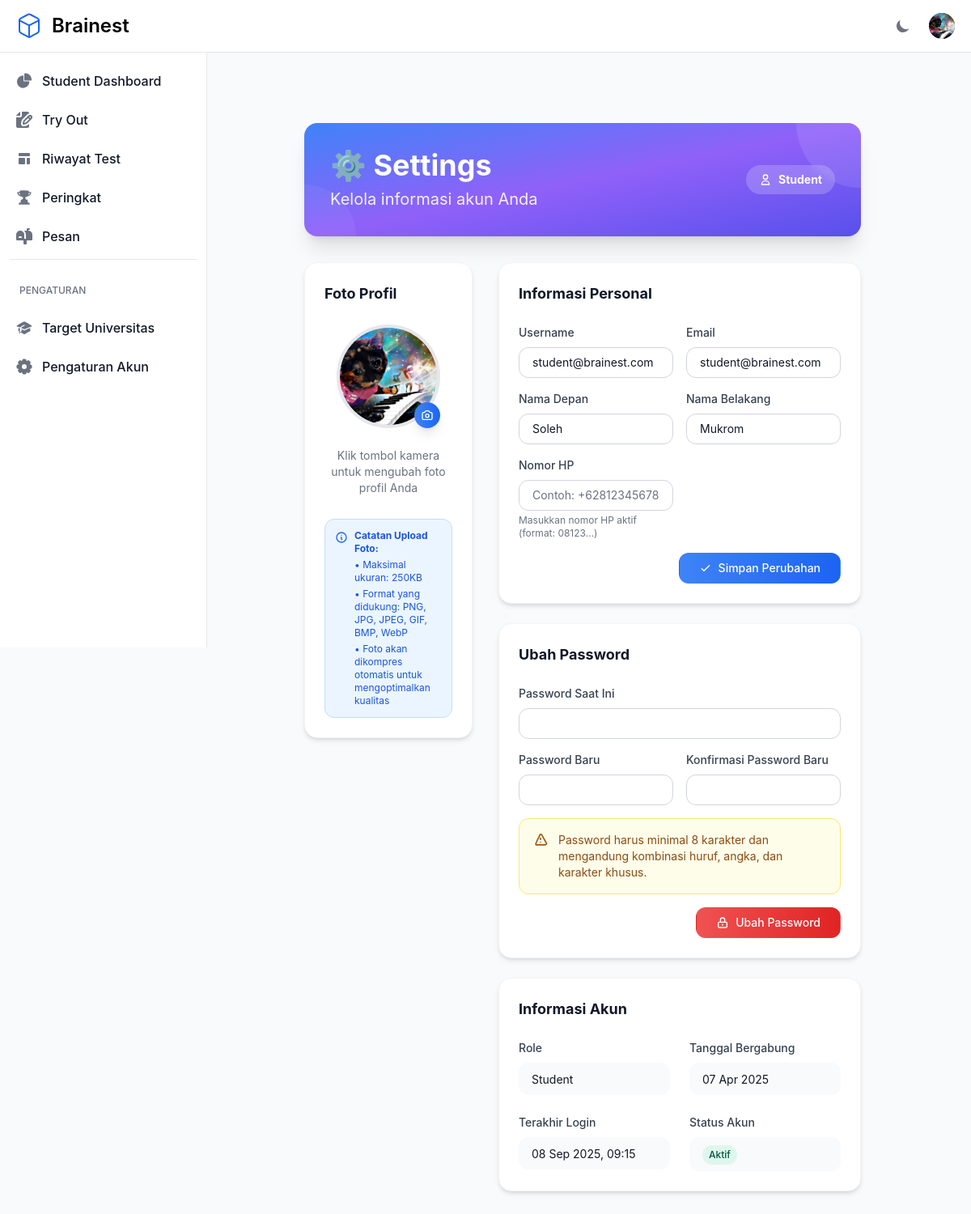
/settings/ (signed in), run on an earlier commit of the app's database.
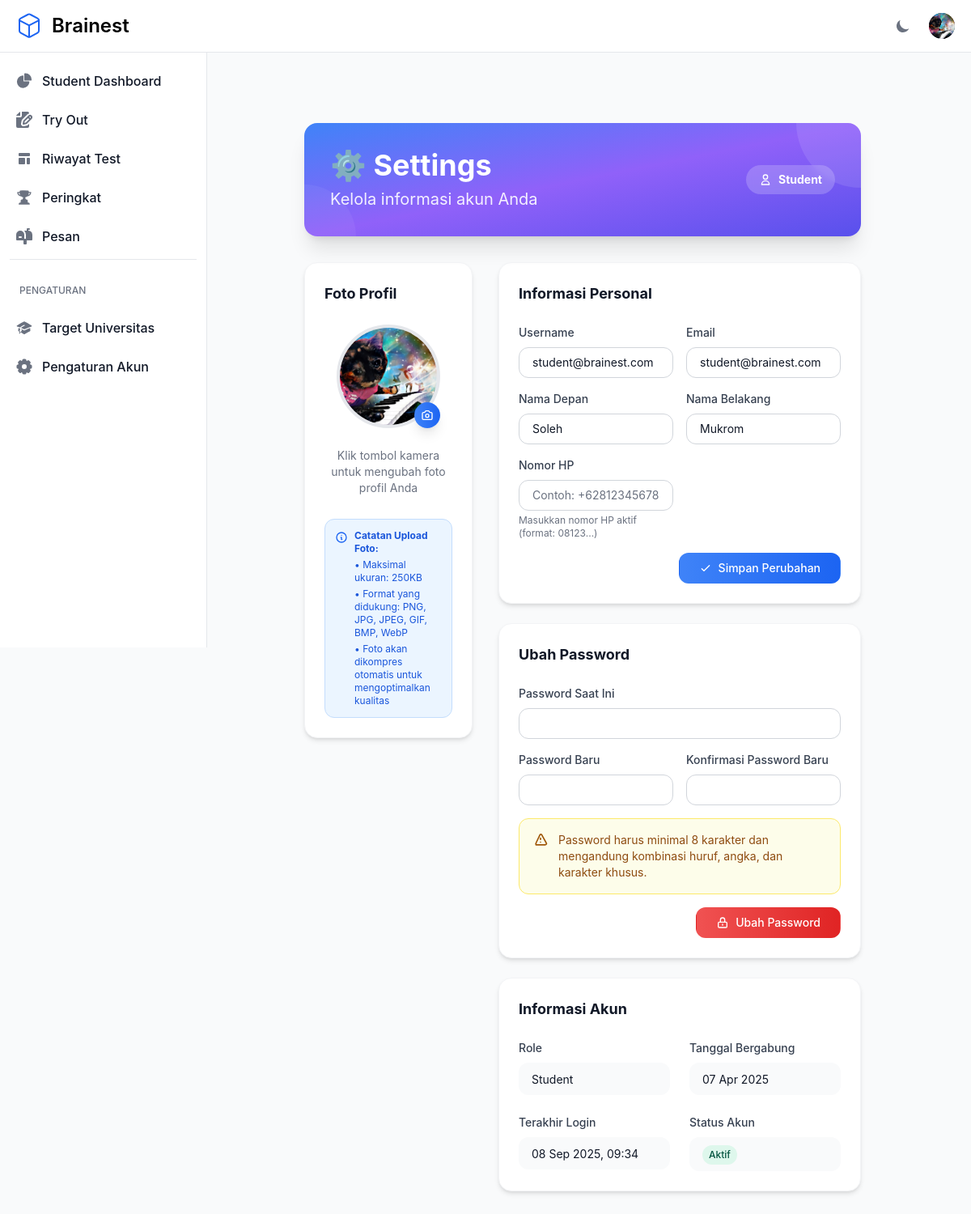
And on a later commit of the database.
### otosapp/models.py (models this page shows, shortened)
class User(AbstractUser):
    email = models.EmailField(unique=True)
    phone_number = models.CharField(max_length=20, null=True, blank=True, verbose_name='Phone Number')
    USERNAME_FIELD = 'email'
    REQUIRED_FIELDS = ['username']
    role = models.ForeignKey('Role', on_delete=models.SET_NULL, null=True)
    profile_picture = models.ImageField(upload_to='profile_pictures/', null=True, blank=True)
    groups = models.ManyToManyField(
        Group,
        related_name="custom_user_set",  # Add a custom related name here
        blank=True,
        help_text="The groups this user belongs to.",
        verbose_name="groups"
    )
    user_permissions = models.ManyToManyField(
        Permission,
        related_name="custom_user_permissions",  # Add a custom related name here
        blank=True,
        help_text="Specific permissions for this user.",
        verbose_name="user permissions"
    )
    def is_admin(self):
        return self.role and self.role.role_name == 'Admin'

class Role(models.Model):
    role_name = models.CharField(max_length=200, unique=True)

### otosapp/views.py (the view, shortened to what this page needs)
# urls.py: path('settings/', views.settings_view, name='settings'),
@login_required
def settings_view(request):
    from .forms import UserProfileForm, ProfilePictureForm, CustomPasswordChangeForm
    from django.contrib.auth import update_session_auth_hash
    context = {
        'user': request.user,
    }
    return render(request, 'settings.html', context)

### otosapp/context_processors.py (called while the page is built)
def sidebar_context(request):
    context = {}
    if request.user.is_authenticated and (request.user.is_superuser or request.user.is_admin()):
        pending_payments_count = PaymentProof.objects.filter(status='pending').count()
        context['pending_payments_count'] = pending_payments_count
    return context

### otosapp/templates/settings.html (shortened to what the changed rows need)
{% extends 'base.html' %}
{% block content %}
<div class="max-w-4xl mx-auto px-4 sm:px-6 lg:px-8 mt-8">
    <div class="bg-gradient-to-br from-blue-500 via-purple-500 to-indigo-600 rounded-2xl shadow-xl p-8 mb-8 text-white relative overflow-hidden">
        <div class="relative z-10">
            <div class="flex flex-col md:flex-row md:items-center md:justify-between">
                <div>
                    <h1 class="text-3xl md:text-4xl font-bold mb-2">⚙️ Settings</h1>
                </div>
                <div class="mt-4 md:mt-0">
                    <div class="inline-flex items-center px-4 py-2 rounded-full text-sm font-bold bg-white/20 backdrop-blur-sm">
                        <svg class="w-4 h-4 mr-2" fill="none" stroke="currentColor" stroke-width="2" viewBox="0 0 24 24">
                            <path stroke-linecap="round" stroke-linejoin="round" d="M16 7a4 4 0 11-8 0 4 4 0 018 0zM12 14a7 7 0 00-7 7h14a7 7 0 00-7-7z"></path>
                        </svg>
                        {{ user.role.role_name }}
                    </div>
                </div>
            </div>
        </div>
    </div>
    <div class="grid grid-cols-1 lg:grid-cols-3 gap-8">
        <div class="lg:col-span-1">
            <div class="bg-white dark:bg-gray-800 rounded-2xl shadow-md p-6 border border-gray-100 dark:border-gray-700">
                <div class="flex flex-col items-center">
                    <div class="relative mb-6">
                        {% if user.profile_picture %}
                            <img src="{{ user.profile_picture.url }}" alt="Profile Picture" class="w-32 h-32 rounded-full object-cover border-4 border-gray-200 dark:border-gray-600">
                        {% endif %}
                        <button type="button" onclick="document.getElementById('profile-picture-input').click()" class="absolute bottom-0 right-0 bg-gradient-to-r from-blue-500 to-blue-600 text-white p-2 rounded-full hover:from-blue-600 hover:to-blue-700 transition-all duration-200 shadow-lg">
                        </button>
                    </div>
                </div>
            </div>
        </div>
        <div class="lg:col-span-2 space-y-6">
            <div class="bg-white dark:bg-gray-800 rounded-2xl shadow-md p-6 border border-gray-100 dark:border-gray-700">
                <form method="post" id="profileForm" class="space-y-4">
                    <div class="grid grid-cols-1 md:grid-cols-2 gap-4">
                        <div>
                            <label for="username" class="block text-sm font-medium text-gray-700 dark:text-gray-300 mb-2">Username</label>
                            <input type="text"
                                   id="username"
                                   name="username"
                                   value="{{ user.username }}"
                                   class="w-full px-4 py-2 border border-gray-300 dark:border-gray-600 rounded-xl text-sm focus:ring-2 focus:ring-blue-500 focus:border-transparent bg-white dark:bg-gray-700 text-gray-900 dark:text-white">
                        </div>
                        <div>
                            <label for="email" class="block text-sm font-medium text-gray-700 dark:text-gray-300 mb-2">Email</label>
                            <input type="email"
                                   id="email"
                                   name="email"
                                   value="{{ user.email }}"
                                   class="w-full px-4 py-2 border border-gray-300 dark:border-gray-600 rounded-xl text-sm focus:ring-2 focus:ring-blue-500 focus:border-transparent bg-white dark:bg-gray-700 text-gray-900 dark:text-white">
                        </div>
                    </div>
                    <div class="grid grid-cols-1 md:grid-cols-2 gap-4">
                        <div>
                            <label for="first_name" class="block text-sm font-medium text-gray-700 dark:text-gray-300 mb-2">Nama Depan</label>
                            <input type="text"
                                   id="first_name"
                                   name="first_name"
                                   value="{{ user.first_name }}"
                                   class="w-full px-4 py-2 border border-gray-300 dark:border-gray-600 rounded-xl text-sm focus:ring-2 focus:ring-blue-500 focus:border-transparent bg-white dark:bg-gray-700 text-gray-900 dark:text-white">
                        </div>
                        <div>
                            <label for="last_name" class="block text-sm font-medium text-gray-700 dark:text-gray-300 mb-2">Nama Belakang</label>
                            <input type="text"
                                   id="last_name"
                                   name="last_name"
                                   value="{{ user.last_name }}"
                                   class="w-full px-4 py-2 border border-gray-300 dark:border-gray-600 rounded-xl text-sm focus:ring-2 focus:ring-blue-500 focus:border-transparent bg-white dark:bg-gray-700 text-gray-900 dark:text-white">
                        </div>
                    </div>
                    <div class="grid grid-cols-1 md:grid-cols-2 gap-4">
                        <div>
                            <label for="phone_number" class="block text-sm font-medium text-gray-700 dark:text-gray-300 mb-2 {% if user.phone_number %}{% else %}text-gray-700 dark:text-gray-300{% endif %} mb-2">Nomor HP</label>
                            <input type="text"
                                   id="phone_number"
                                   name="phone_number"
                                   value="{{ user.phone_number|default:'' }}"
                                   placeholder="Contoh: +628123456789"
                                   class="w-full px-4 py-2 border border-gray-300 dark:border-gray-600 rounded-xl text-sm focus:ring-2 focus:ring-blue-500 focus:border-transparent bg-white dark:bg-gray-700 text-gray-900 dark:text-white">
                            <p class="mt-1 text-xs text-gray-500 dark:text-gray-400">Masukkan nomor HP aktif (format: 08123...)</p>
                        </div>
                    </div>
                </form>
            </div>
            <div class="bg-white dark:bg-gray-800 rounded-2xl shadow-md p-6 border border-gray-100 dark:border-gray-700">
                <div class="grid grid-cols-1 md:grid-cols-2 gap-6">
                    <div>
                        <div class="px-4 py-2 bg-gray-50 dark:bg-gray-700 rounded-xl">
                            <span class="text-sm text-gray-900 dark:text-white">{{ user.role.role_name }}</span>
                        </div>
                    </div>
                    <div>
                        <div class="px-4 py-2 bg-gray-50 dark:bg-gray-700 rounded-xl">
                            <span class="text-sm text-gray-900 dark:text-white">{{ user.date_joined|date:"d M Y" }}</span>
                        </div>
                    </div>
                    <div>
                        <div class="px-4 py-2 bg-gray-50 dark:bg-gray-700 rounded-xl">
                            <span class="text-sm text-gray-900 dark:text-white">
                                {% if user.last_login %}
                                    {{ user.last_login|date:"d M Y, H:i" }}
                                {% else %}
                                    Belum pernah login
                                {% endif %}
                            </span>
                        </div>
                    </div>
                </div>
            </div>
        </div>
    </div>
</div>
{% endblock %}

### otosapp/templates/base.html (shortened to what this page needs)
{% load static %}
<!DOCTYPE html>
<html lang="en">
<head>
    <link rel="stylesheet" href="{% static 'src/output.css' %}">>
</head>
<body class="min-h-screen bg-gray-50 dark:bg-gray-900">
    <nav class="fixed top-0 z-50 w-full bg-white border-b border-gray-200 dark:bg-gray-800 dark:border-gray-700">
        <div class="px-3 py-3 lg:px-5 lg:pl-3">
          <div class="flex items-center justify-between">
            <div class="flex items-center justify-start rtl:justify-end">
              <a href="{% url 'home' %}" class="flex ms-2 md:me-24 items-center">
                <span class="self-center text-xl font-semibold sm:text-2xl whitespace-nowrap dark:text-white">Brainest</span>
              </a>
            </div>
            <div class="flex items-center">
               <button id="theme-toggle" type="button" class="text-gray-500 dark:text-gray-400 hover:bg-gray-100 dark:hover:bg-gray-700 focus:outline-none focus:ring-4 focus:ring-gray-200 dark:focus:ring-gray-700 rounded-lg text-sm p-2.5">
                  <svg id="theme-toggle-dark-icon" class="hidden w-5 h-5" fill="currentColor" viewBox="0 0 20 20" xmlns="http://www.w3.org/2000/svg"><path d="M17.293 13.293A8 8 0 016.707 2.707a8.001 8.001 0 1010.586 10.586z"></path></svg>
              </button>
               {% if user.is_authenticated %}
                <div class="flex items-center ms-3">
                  <div class="relative">
                    <button type="button" class="flex text-sm bg-gray-800 rounded-full focus:ring-4 focus:ring-gray-300 dark:focus:ring-gray-600" aria-expanded="false" data-dropdown-toggle="dropdown-user">
                      {% if user.profile_picture %}
                        <img class="w-8 h-8 rounded-full object-cover" src="{{ user.profile_picture.url }}" alt="user photo">
                      {% endif %}
                    </button>
                  </div>
                </div>
                {% endif %}
              </div>
          </div>
        </div>
      </nav>
    {% if user.is_authenticated and request.path != '/otosapp/login/' and request.path != '/otosapp/register/' %}
    {% include 'sidebar.html' %}
    {% endif %}
    <div class="flex pt-16" >
        <main class="{% if user.is_authenticated and request.path != '/otosapp/login/' and request.path != '/otosapp/register/' %}sm:pl-64{% endif %} flex-grow container mx-auto px-4 py-8">
            {% block content %}{% endblock %}
        </main>
    </div>
</body>
</html>

What changed in the data, as far as the page shows it:
changed User "student@brainest.com": last_login "08 Sep 2025, 09:15" → "08 Sep 2025, 09:34"
